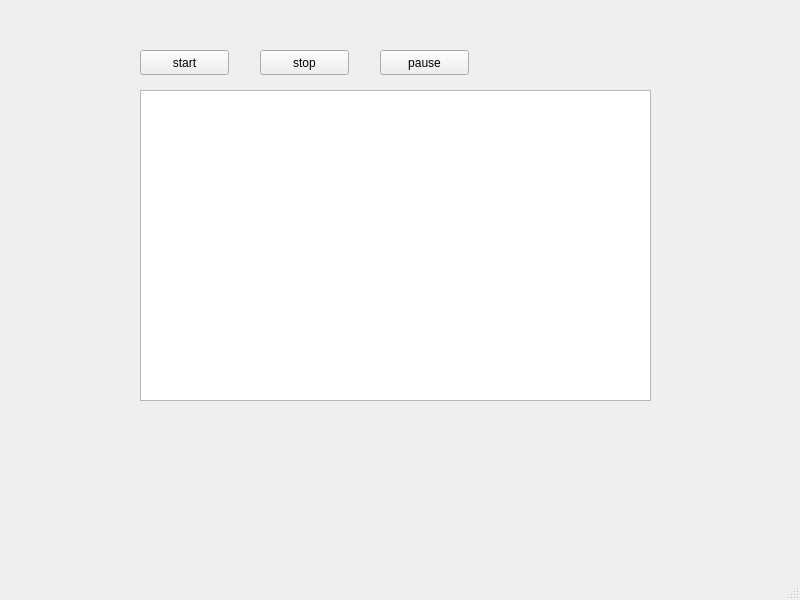
<?xml version="1.0" encoding="UTF-8"?>
<ui version="4.0">
 <class>MainWindow</class>
 <widget class="QMainWindow" name="MainWindow">
  <property name="geometry">
   <rect>
    <x>0</x>
    <y>0</y>
    <width>800</width>
    <height>600</height>
   </rect>
  </property>
  <property name="windowTitle">
   <string>MainWindow</string>
  </property>
  <widget class="QWidget" name="centralwidget">
   <widget class="QGraphicsView" name="graphicsView">
    <property name="geometry">
     <rect>
      <x>140</x>
      <y>90</y>
      <width>511</width>
      <height>311</height>
     </rect>
    </property>
   </widget>
   <widget class="QPushButton" name="pushButton">
    <property name="geometry">
     <rect>
      <x>140</x>
      <y>50</y>
      <width>89</width>
      <height>25</height>
     </rect>
    </property>
    <property name="text">
     <string>start</string>
    </property>
   </widget>
   <widget class="QPushButton" name="pushButton_2">
    <property name="geometry">
     <rect>
      <x>260</x>
      <y>50</y>
      <width>89</width>
      <height>25</height>
     </rect>
    </property>
    <property name="text">
     <string>stop</string>
    </property>
   </widget>
   <widget class="QPushButton" name="pushButton_3">
    <property name="geometry">
     <rect>
      <x>380</x>
      <y>50</y>
      <width>89</width>
      <height>25</height>
     </rect>
    </property>
    <property name="text">
     <string>pause</string>
    </property>
   </widget>
  </widget>
  <widget class="QMenuBar" name="menubar">
   <property name="geometry">
    <rect>
     <x>0</x>
     <y>0</y>
     <width>800</width>
     <height>22</height>
    </rect>
   </property>
  </widget>
  <widget class="QStatusBar" name="statusbar"/>
 </widget>
 <resources/>
 <connections/>
</ui>
